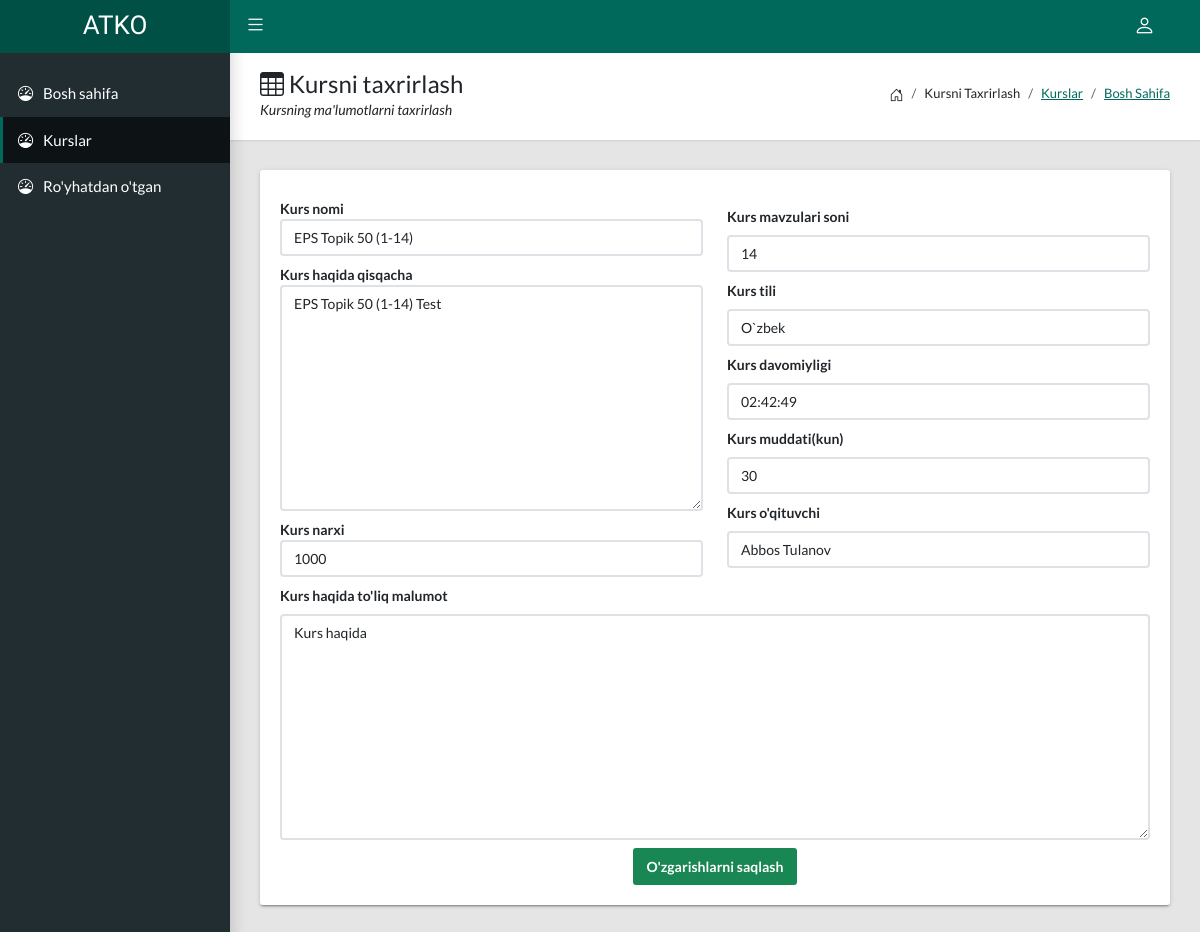
Before: /admin/cours_edit.php?CoursID=1703531155 (signed in) with the older database file.
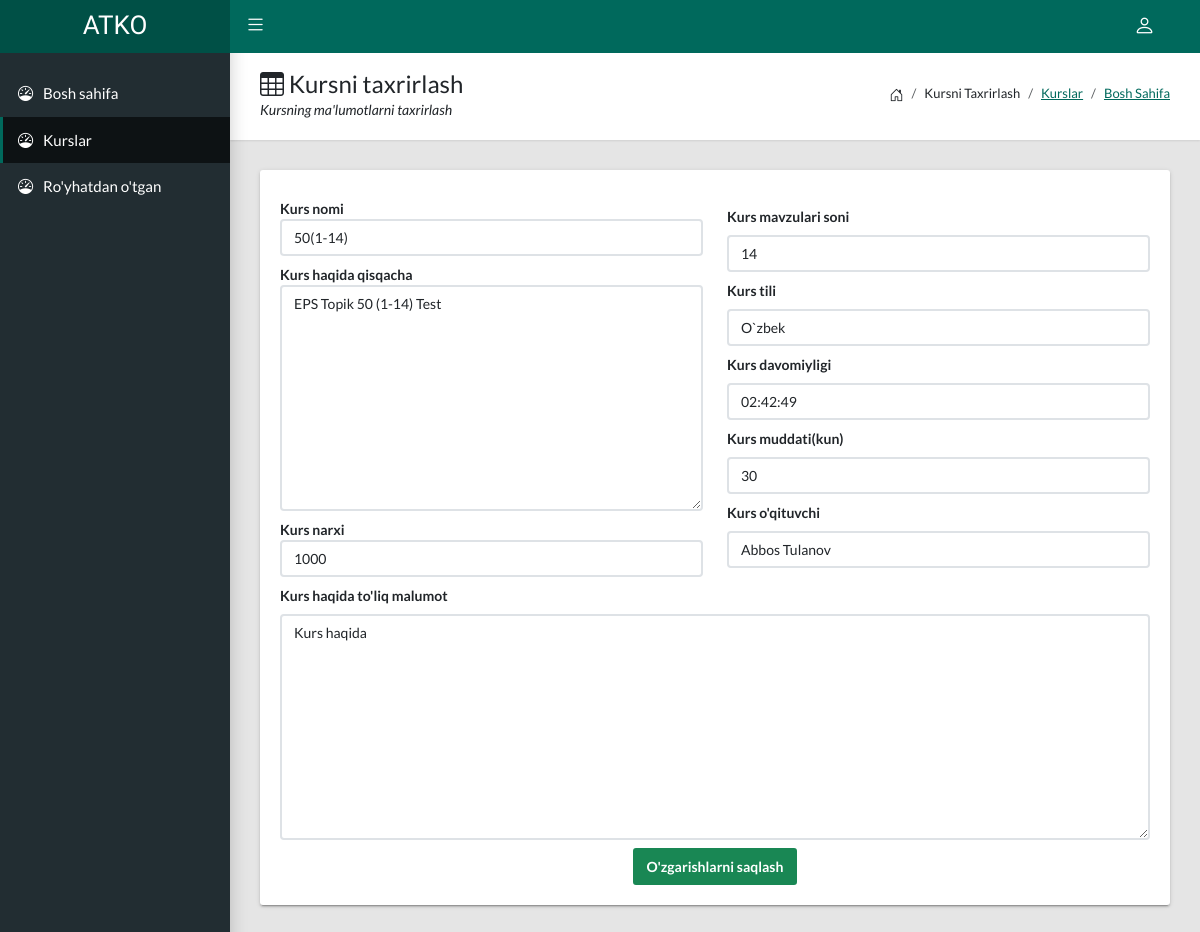
After: the same page with the newer database file.
### tables this page shows
CREATE TABLE `cours` (
  `id` int(11) NOT NULL,
  `CoursID` varchar(20) NOT NULL,
  `CoursName` varchar(70) NOT NULL,
  `CoursText` varchar(70) NOT NULL,
  `CoursAbout` longtext NOT NULL,
  `CoursPrice` varchar(20) NOT NULL,
  `CoursImage` varchar(120) NOT NULL,
  `CoursMavzu` int(3) NOT NULL,
  `CoursTil` varchar(11) NOT NULL,
  `CoursDavomiy` varchar(8) NOT NULL,
  `CoursTecher` varchar(70) NOT NULL,
  `TecherImage` varchar(120) NOT NULL,
  `Muddat` int(100) NOT NULL,
  `Data` timestamp NOT NULL DEFAULT current_timestamp()
);

### admin/cours_edit.php (the view, shortened to what the changed rows need)
<!DOCTYPE html>
<?php
  include("../config/confige.php");
  $sql = "SELECT * FROM `cours` WHERE `CoursID`='".$_GET['CoursID']."'";
  $res = $conn->query($sql);
  $row=$res->fetch();
?>
<html lang="en">
  <head>
    <link rel="stylesheet" type="text/css" href="css/main.css">
    <link rel="stylesheet" type="text/css" href="https://cdn.jsdelivr.net/npm/bootstrap-icons@1.10.5/font/bootstrap-icons.css">
  </head>
  <body class="app sidebar-mini">
    <main class="app-content">
      <div class="app-title">
        <div>
          <h1><i class="bi bi-table"></i> Kursni taxrirlash</h1>
        </div>
      </div>
      <div class="row">
        <div class="col-md-12">
          <div class="tile">
            <div class="tile-body">
              <form action="./connect/cours/cours_edit.php?CoursID=<?php echo $_GET['CoursID']; ?>" method="POST" class="row">
                <div class="col-lg-6">
                    <label class="mt-2" style="font-weight:700;">Kurs nomi</label>
                    <input type="text" name="CoursName" class="form-control" value="<?php echo $row['CoursName']; ?>" placeholder="Kurs nomi" required>
                    <label class="mt-2" style="font-weight:700;">Kurs haqida qisqacha</label>
                    <textarea cols="30" rows="10" name="CoursText" required class="form-control"><?php echo $row['CoursText']; ?></textarea>
                    <label class="mt-2" style="font-weight:700;">Kurs narxi</label>
                    <input type="number" class="form-control" name="CoursPrise" value="<?php echo $row['CoursPrice']; ?>" placeholder="Kurs narxi" required>
                </div>
                <div class="col-lg-6">
                    <label class="my-2 mt-3" style="font-weight:700;">Kurs mavzulari soni</label>
                    <input type="number" name="MavzuCount" class="form-control" value="<?php echo $row['CoursMavzu']; ?>" placeholder="Kurs mavzular soni" required>
                    <label class="my-2" style="font-weight:700;">Kurs tili</label>
                    <input type="text" name="KursTil" class="form-control" value="<?php echo $row['CoursTil']; ?>" placeholder="Kurs nomi" required>
                    <label class="my-2" style="font-weight:700;">Kurs davomiyligi</label>
                    <input type="text" name="KursDavom" class="form-control" value="<?php echo $row['CoursDavomiy']; ?>" placeholder="Kurs nomi" required>
                    <label class="my-2" style="font-weight:700;">Kurs muddati(kun)</label>
                    <input type="number" name="KursMuddat" class="form-control" value="<?php echo $row['Muddat']; ?>" placeholder="Kurs nomi" required>
                    <label class="my-2" style="font-weight:700;">Kurs o'qituvchi</label>
                    <input type="text" name="Techer" class="form-control" value="<?php echo $row['CoursTecher']; ?>" placeholder="Kurs nomi" required>
                </div>
                <div class="col-12">
                    <label class="my-2" style="font-weight:700;">Kurs haqida to'liq malumot</label>
                    <textarea cols="30" rows="10" name="KursAbout" required placeholder="Kurs haqida to'liq malumot" class="form-control"><?php echo $row['CoursAbout']; ?></textarea>
                </div>
              </form>
            </div>
          </div>
        </div>
      </div>
    </main>
    <link rel="stylesheet" href="https://cdn.datatables.net/v/bs5/dt-1.13.4/datatables.min.css">
  </body>
</html>

Changed rows visible on the page:
changed cours "EPS Topik 50 (1-14) Test": CoursName "EPS Topik 50 (1-14)" → "50(1-14)"
